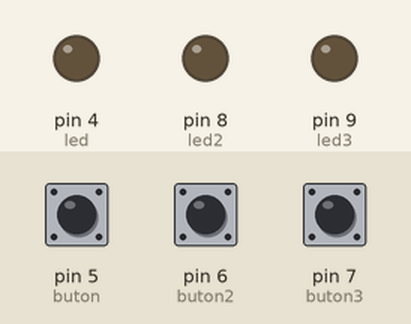
Simulated run of this sketch. Board: Arduino Uno, built with avr-gcc and run on an emulated ATmega328P. Parts: output pins drawn as LEDs (lit = HIGH). Dashed ring = blinking. The inputs (shaded band) are chosen by the test bench; at power-on: pin 6 (buton2) LOW, pin 7 (buton3) LOW, pin 5 (buton) LOW.

Above: at 1.2 s.
1.3 s: pin 6 (buton2) pulled HIGH for 1 s
At 1.45 s:
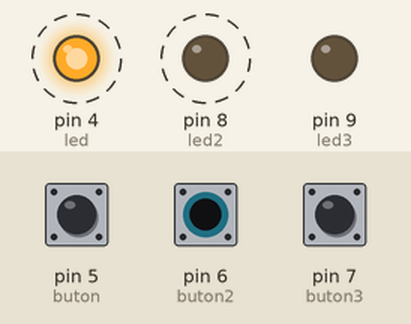
3.8 s: pin 7 (buton3) pulled HIGH for 0.15 s
At 3.87 s:
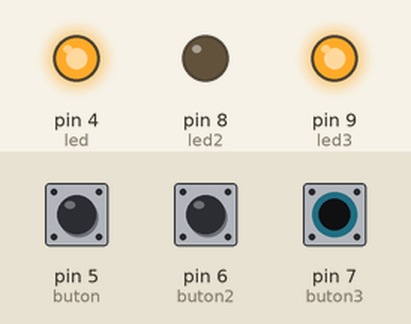
5.4 s: pin 7 (buton3) pulled HIGH for 3.2 s
At 9.8 s:
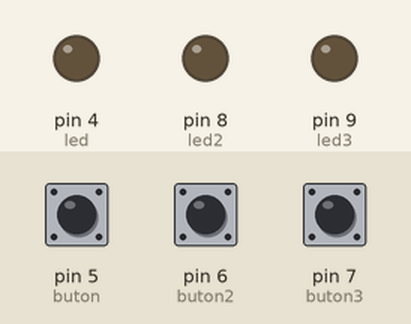
10.1 s: pin 5 (buton) pulled HIGH for 3.2 s
At 11.1 s:
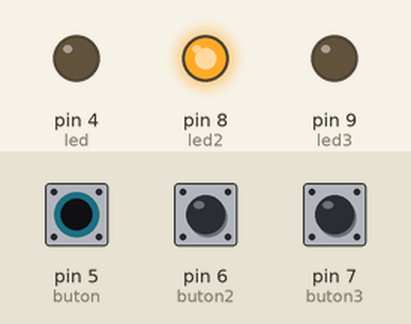
14.8 s: pin 6 (buton2) driven HIGH and pin 7 (buton3) driven HIGH
At 15.25 s:
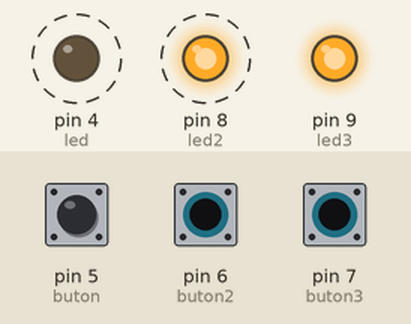
17.8 s: pin 5 (buton) pulled HIGH for 1 s
Timing chart, 0 to 21.8 s (numbered marks = the images above; inputs shaded):
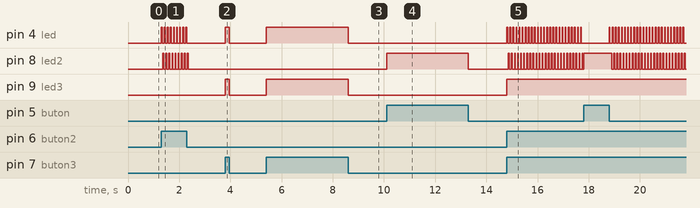

The sketch:

ikinci.ino
```cpp
int led=4;
int led2=8;
int led3=9;
int buton=5;
int buton2=6;
int buton3=7;
int butondurumu;
int butondurumu2;
int butondurumu3;
void setup() {
// put your setup code here, to run once:
pinMode(4,OUTPUT);
pinMode(led2,OUTPUT);
pinMode(led3,OUTPUT);
pinMode(buton,INPUT);
pinMode(buton2,INPUT);
pinMode(buton3,INPUT);
}

void loop() {
// put your main code here, to run repeatedly:
butondurumu=digitalRead(buton);
butondurumu2=digitalRead(buton2);
butondurumu3=digitalRead(buton3);
if(butondurumu==HIGH){
digitalWrite(led2,HIGH);
}
else if(butondurumu2==HIGH){
digitalWrite(led,HIGH);
delay(30);
digitalWrite(led,LOW);
delay(30);
digitalWrite(led2,HIGH);
delay(30);
digitalWrite(led2,LOW);
delay(30);
}
else if(butondurumu3==HIGH){
digitalWrite(led,HIGH);
digitalWrite(led3,HIGH);
}
else{
digitalWrite(led,LOW);
digitalWrite(led2,LOW);
digitalWrite(led3,LOW);
}
}
```

Measured:
- after the input at 1.3 s, pin 4 (led): alternates HIGH for 0.03 s and LOW for 0.09 s, 18 changes in all, then stays LOW, starting at once; pin 8 (led2): alternates HIGH for 0.03 s and LOW for 0.09 s, 18 changes in all, then stays LOW, starting after 0.06 s
- after the input at 3.8 s, pin 4 (led), pin 9 (led3): LOW → HIGH at once, → LOW 0.15 s later
- after the input at 5.4 s, pin 4 (led), pin 9 (led3): LOW → HIGH at once, → LOW 3.2 s later
- after the input at 10.1 s, pin 8 (led2): LOW → HIGH at once, → LOW 3.2 s later
- after the input at 14.8 s, pin 4 (led): alternates HIGH for 0.03 s and LOW for 0.09 s, starting at once; pin 8 (led2): alternates HIGH for 0.03 s and LOW for 0.09 s, starting after 0.06 s; pin 9 (led3): LOW → HIGH at once
